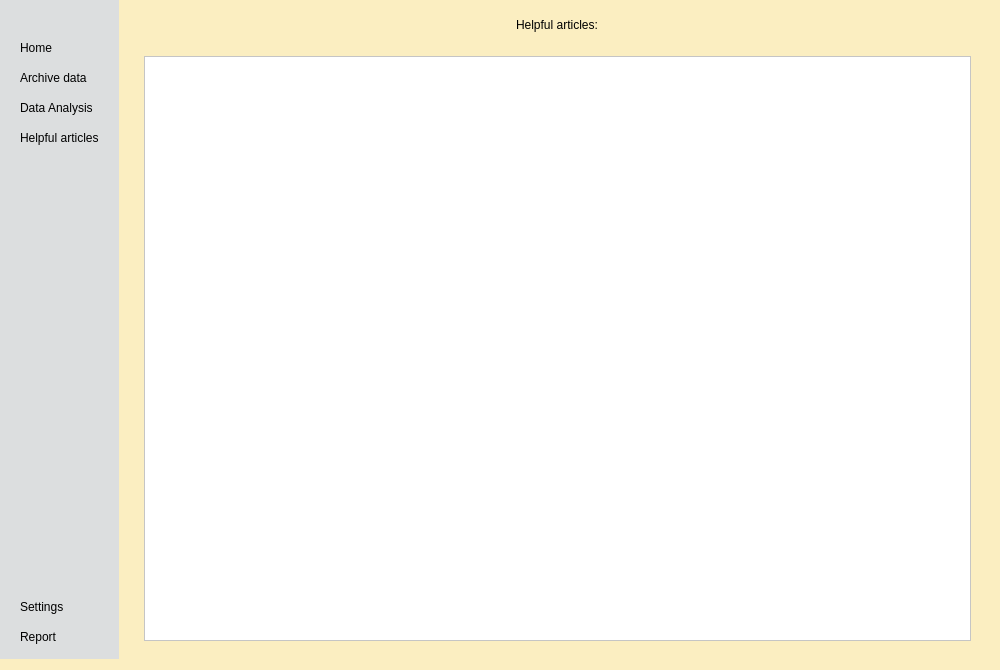
<?xml version="1.0" encoding="UTF-8"?>
<ui version="4.0">
 <class>ArticlesWidget</class>
 <widget class="QWidget" name="ArticlesWidget">
  <property name="geometry">
   <rect>
    <x>0</x>
    <y>0</y>
    <width>1000</width>
    <height>670</height>
   </rect>
  </property>
  <property name="windowTitle">
   <string>Form</string>
  </property>
  <property name="styleSheet">
   <string notr="true">*
{
	background-color: transparent;
}

#centralwidget
{
	background-color: #FBEEC1;
}

#leftMenuContainer
{
	background-color: #DCDEDF;
}

#leftSubContainer QPushButton
{
	text-align: left;
	padding: 5px 10px;
	border-top-left-radius: 10 px;
	border-bottom-left-radius: 10 px;
}

#leftMenuContainer QPushButton:hover
{
	background-color: #BDBBBB;
}

#mainSubContainer QPushButton
{
	border: 1px solid;
	border-radius: 3px;
	text-align: left;
}

#mainSubContainer QPushButton:hover
{
	background-color: #F4976C;
}

#mainBottomWidget QTextBrowser
{
	background-color: #FFFFFF;
}</string>
  </property>
  <layout class="QVBoxLayout" name="verticalLayout">
   <property name="spacing">
    <number>0</number>
   </property>
   <property name="leftMargin">
    <number>0</number>
   </property>
   <property name="topMargin">
    <number>0</number>
   </property>
   <property name="rightMargin">
    <number>0</number>
   </property>
   <property name="bottomMargin">
    <number>0</number>
   </property>
   <item>
    <widget class="QWidget" name="centralwidget" native="true">
     <layout class="QHBoxLayout" name="horizontalLayout">
      <property name="spacing">
       <number>7</number>
      </property>
      <property name="leftMargin">
       <number>0</number>
      </property>
      <property name="topMargin">
       <number>0</number>
      </property>
      <property name="rightMargin">
       <number>11</number>
      </property>
      <property name="bottomMargin">
       <number>11</number>
      </property>
      <item>
       <widget class="QWidget" name="leftMenuContainer" native="true">
        <layout class="QVBoxLayout" name="verticalLayout_2">
         <property name="spacing">
          <number>0</number>
         </property>
         <property name="leftMargin">
          <number>0</number>
         </property>
         <property name="topMargin">
          <number>0</number>
         </property>
         <property name="rightMargin">
          <number>0</number>
         </property>
         <property name="bottomMargin">
          <number>0</number>
         </property>
         <item alignment="Qt::AlignLeft">
          <widget class="QWidget" name="leftSubContainer" native="true">
           <property name="sizePolicy">
            <sizepolicy hsizetype="Preferred" vsizetype="Preferred">
             <horstretch>0</horstretch>
             <verstretch>0</verstretch>
            </sizepolicy>
           </property>
           <layout class="QVBoxLayout" name="verticalLayout_4">
            <property name="spacing">
             <number>0</number>
            </property>
            <property name="leftMargin">
             <number>0</number>
            </property>
            <property name="topMargin">
             <number>0</number>
            </property>
            <property name="rightMargin">
             <number>0</number>
            </property>
            <property name="bottomMargin">
             <number>0</number>
            </property>
            <item alignment="Qt::AlignTop">
             <widget class="QFrame" name="leftTopFrame">
              <property name="frameShape">
               <enum>QFrame::StyledPanel</enum>
              </property>
              <property name="frameShadow">
               <enum>QFrame::Raised</enum>
              </property>
              <layout class="QHBoxLayout" name="horizontalLayout_2">
               <property name="spacing">
                <number>0</number>
               </property>
               <property name="leftMargin">
                <number>0</number>
               </property>
               <property name="topMargin">
                <number>0</number>
               </property>
               <property name="rightMargin">
                <number>0</number>
               </property>
               <property name="bottomMargin">
                <number>0</number>
               </property>
               <item>
                <widget class="QPushButton" name="menuBtn">
                 <property name="toolTip">
                  <string>Menu</string>
                 </property>
                 <property name="text">
                  <string/>
                 </property>
                 <property name="icon">
                  <iconset resource="main_resources.qrc">
                   <normaloff>:/icons/icons/6498732_application_list_menu_mobile_smartphone_icon.png</normaloff>:/icons/icons/6498732_application_list_menu_mobile_smartphone_icon.png</iconset>
                 </property>
                 <property name="iconSize">
                  <size>
                   <width>24</width>
                   <height>24</height>
                  </size>
                 </property>
                </widget>
               </item>
              </layout>
             </widget>
            </item>
            <item alignment="Qt::AlignTop">
             <widget class="QFrame" name="leftCentralFrame">
              <property name="sizePolicy">
               <sizepolicy hsizetype="Preferred" vsizetype="Expanding">
                <horstretch>0</horstretch>
                <verstretch>0</verstretch>
               </sizepolicy>
              </property>
              <property name="frameShape">
               <enum>QFrame::StyledPanel</enum>
              </property>
              <property name="frameShadow">
               <enum>QFrame::Raised</enum>
              </property>
              <layout class="QVBoxLayout" name="verticalLayout_3">
               <item>
                <widget class="QPushButton" name="homeBtn">
                 <property name="toolTip">
                  <string>Home</string>
                 </property>
                 <property name="text">
                  <string>Home</string>
                 </property>
                 <property name="icon">
                  <iconset resource="main_resources.qrc">
                   <normaloff>:/icons/icons/icons8-home-64.png</normaloff>:/icons/icons/icons8-home-64.png</iconset>
                 </property>
                 <property name="iconSize">
                  <size>
                   <width>24</width>
                   <height>24</height>
                  </size>
                 </property>
                </widget>
               </item>
               <item>
                <widget class="QPushButton" name="archiveBtn">
                 <property name="toolTip">
                  <string>Archive</string>
                 </property>
                 <property name="text">
                  <string>Archive data</string>
                 </property>
                 <property name="icon">
                  <iconset resource="main_resources.qrc">
                   <normaloff>:/icons/icons/icons8-news-64.png</normaloff>:/icons/icons/icons8-news-64.png</iconset>
                 </property>
                 <property name="iconSize">
                  <size>
                   <width>24</width>
                   <height>24</height>
                  </size>
                 </property>
                </widget>
               </item>
               <item>
                <widget class="QPushButton" name="dataAnalysisBtn">
                 <property name="toolTip">
                  <string>Data Analysis</string>
                 </property>
                 <property name="text">
                  <string>Data Analysis</string>
                 </property>
                 <property name="icon">
                  <iconset resource="main_resources.qrc">
                   <normaloff>:/icons/icons/7549001_user_interface_graph_chart_business_icon.png</normaloff>:/icons/icons/7549001_user_interface_graph_chart_business_icon.png</iconset>
                 </property>
                 <property name="iconSize">
                  <size>
                   <width>24</width>
                   <height>24</height>
                  </size>
                 </property>
                </widget>
               </item>
               <item>
                <widget class="QPushButton" name="pushButton">
                 <property name="text">
                  <string>Helpful articles</string>
                 </property>
                 <property name="icon">
                  <iconset resource="main_resources.qrc">
                   <normaloff>:/icons/icons/icons8-news-64 (1).png</normaloff>:/icons/icons/icons8-news-64 (1).png</iconset>
                 </property>
                 <property name="iconSize">
                  <size>
                   <width>24</width>
                   <height>24</height>
                  </size>
                 </property>
                </widget>
               </item>
              </layout>
             </widget>
            </item>
            <item>
             <spacer name="verticalSpacer">
              <property name="orientation">
               <enum>Qt::Vertical</enum>
              </property>
              <property name="sizeHint" stdset="0">
               <size>
                <width>20</width>
                <height>40</height>
               </size>
              </property>
             </spacer>
            </item>
            <item alignment="Qt::AlignBottom">
             <widget class="QFrame" name="leftBottomFrame">
              <property name="frameShape">
               <enum>QFrame::StyledPanel</enum>
              </property>
              <property name="frameShadow">
               <enum>QFrame::Raised</enum>
              </property>
              <layout class="QVBoxLayout" name="verticalLayout_5">
               <item>
                <widget class="QPushButton" name="settingsBtn">
                 <property name="toolTip">
                  <string>Settings</string>
                 </property>
                 <property name="text">
                  <string>Settings</string>
                 </property>
                 <property name="icon">
                  <iconset resource="main_resources.qrc">
                   <normaloff>:/icons/icons/icons8-settings-64.png</normaloff>:/icons/icons/icons8-settings-64.png</iconset>
                 </property>
                 <property name="iconSize">
                  <size>
                   <width>24</width>
                   <height>24</height>
                  </size>
                 </property>
                </widget>
               </item>
               <item>
                <widget class="QPushButton" name="reportBtn">
                 <property name="toolTip">
                  <string>Report</string>
                 </property>
                 <property name="text">
                  <string>Report</string>
                 </property>
                 <property name="icon">
                  <iconset resource="main_resources.qrc">
                   <normaloff>:/icons/icons/7324045_ui_interface_email_mail_message_icon.png</normaloff>:/icons/icons/7324045_ui_interface_email_mail_message_icon.png</iconset>
                 </property>
                 <property name="iconSize">
                  <size>
                   <width>24</width>
                   <height>24</height>
                  </size>
                 </property>
                </widget>
               </item>
              </layout>
             </widget>
            </item>
           </layout>
          </widget>
         </item>
        </layout>
       </widget>
      </item>
      <item>
       <widget class="QWidget" name="mainMenuContainer" native="true">
        <property name="sizePolicy">
         <sizepolicy hsizetype="Expanding" vsizetype="Preferred">
          <horstretch>0</horstretch>
          <verstretch>0</verstretch>
         </sizepolicy>
        </property>
        <layout class="QHBoxLayout" name="horizontalLayout_3">
         <property name="spacing">
          <number>0</number>
         </property>
         <property name="leftMargin">
          <number>0</number>
         </property>
         <property name="topMargin">
          <number>0</number>
         </property>
         <property name="rightMargin">
          <number>0</number>
         </property>
         <property name="bottomMargin">
          <number>0</number>
         </property>
         <item>
          <widget class="QWidget" name="mainSubContainer" native="true">
           <layout class="QVBoxLayout" name="verticalLayout_6">
            <item alignment="Qt::AlignTop">
             <widget class="QWidget" name="mainTopWidget" native="true">
              <layout class="QVBoxLayout" name="verticalLayout_7">
               <item alignment="Qt::AlignHCenter">
                <widget class="QLabel" name="label">
                 <property name="text">
                  <string>Helpful articles:</string>
                 </property>
                </widget>
               </item>
              </layout>
             </widget>
            </item>
            <item>
             <widget class="QWidget" name="mainBottomWidget" native="true">
              <layout class="QVBoxLayout" name="verticalLayout_8">
               <item>
                <widget class="QTextBrowser" name="textBrowser"/>
               </item>
              </layout>
             </widget>
            </item>
           </layout>
          </widget>
         </item>
        </layout>
       </widget>
      </item>
     </layout>
    </widget>
   </item>
  </layout>
 </widget>
 <resources>
  <include location="main_resources.qrc"/>
  <include location="main_resources.qrc"/>
 </resources>
 <connections/>
</ui>
